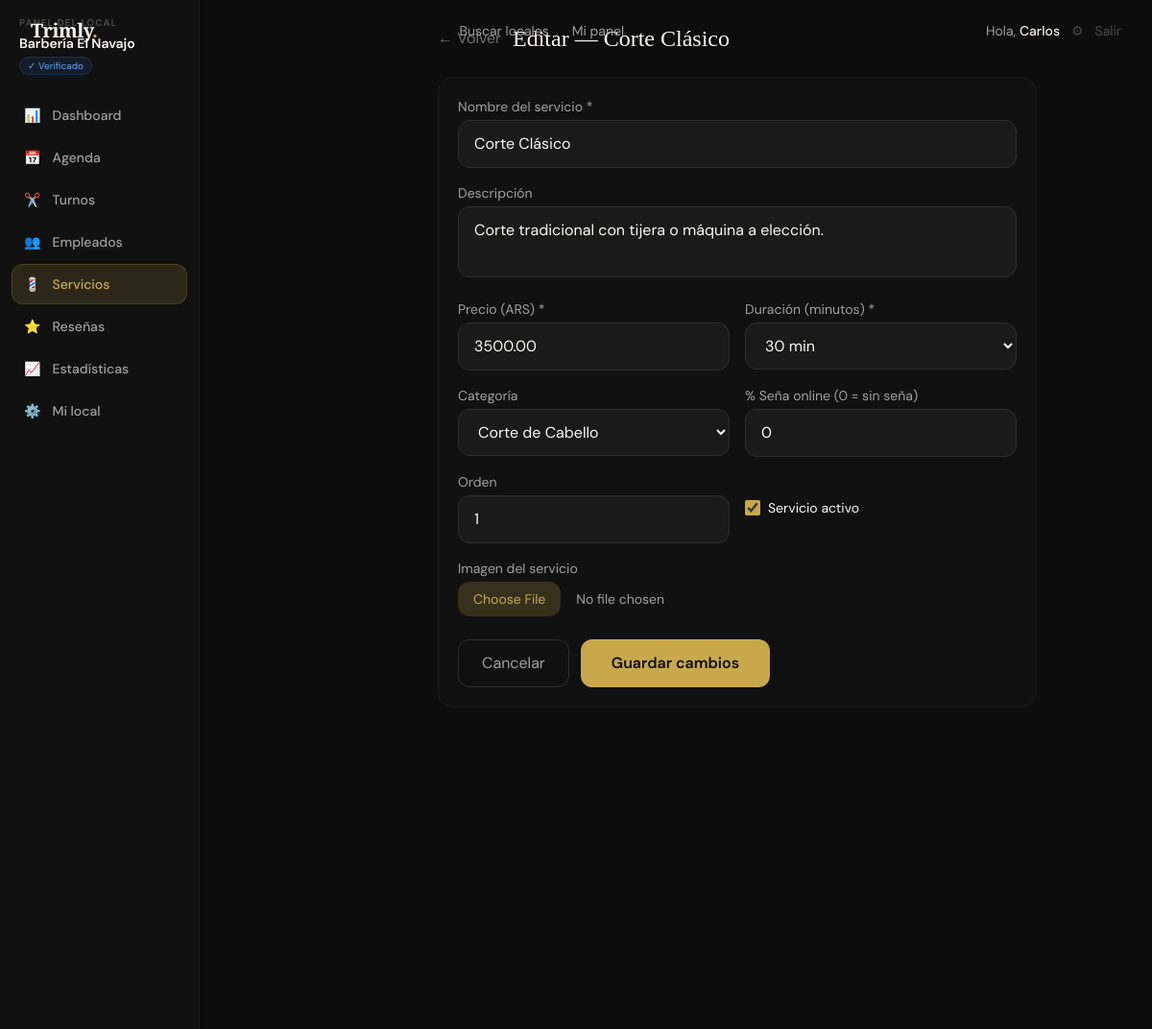
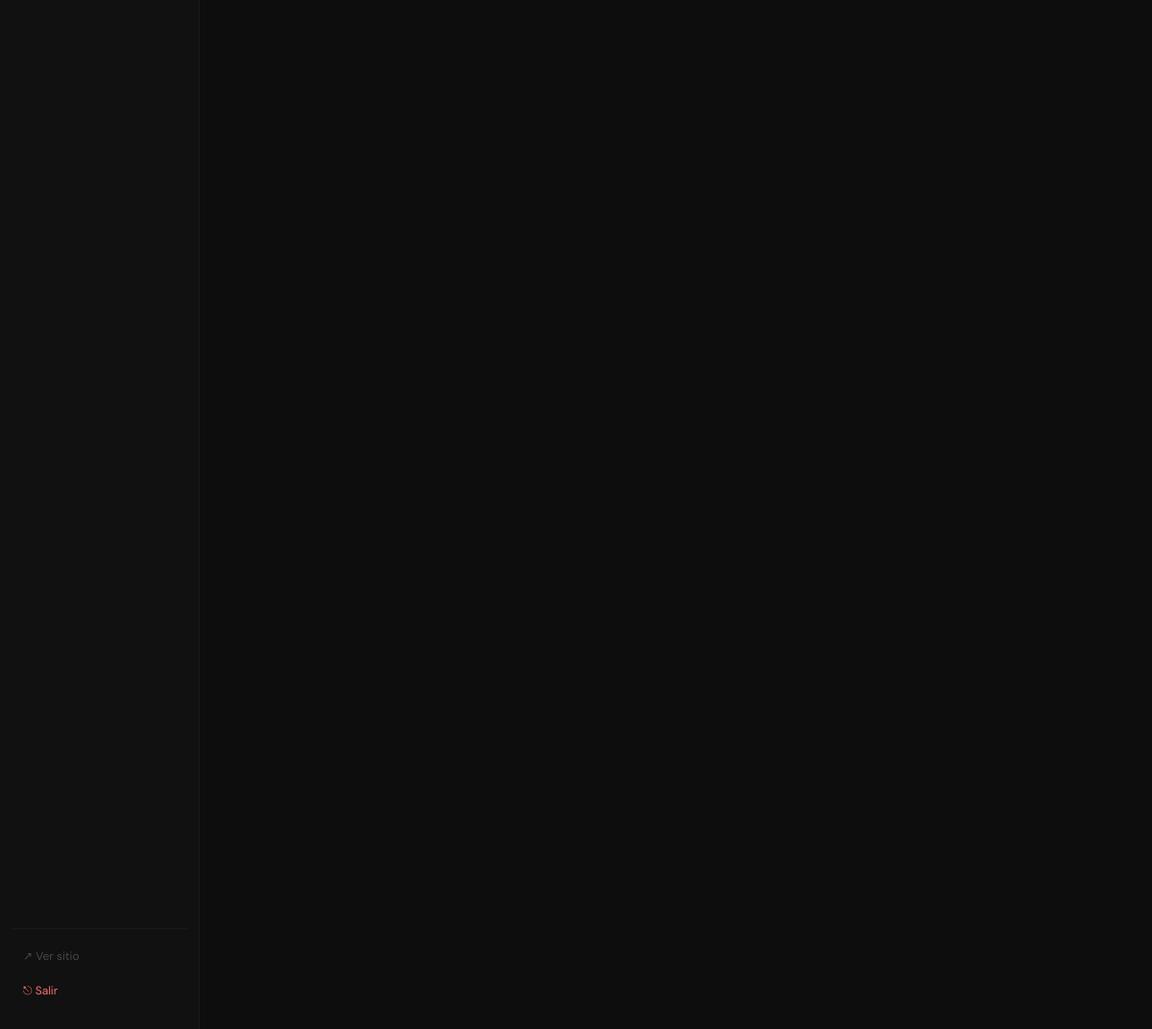
The app's page /panel/servicios/1 (signed in) with its own data (2 pictures, top to bottom).
### tables this page shows
CREATE TABLE `shops` (
  `id` int UNSIGNED NOT NULL,
  `owner_id` int UNSIGNED NOT NULL,
  `name` varchar(120) NOT NULL,
  `slug` varchar(130) NOT NULL,
  `type` enum('barbershop','salon','mixed','nails','spa','tattoo','makeup','other') NOT NULL DEFAULT 'barbershop',
  `target_audience` enum('men','women','unisex') NOT NULL DEFAULT 'unisex',
  `description` text,
  `specialties` varchar(500) DEFAULT NULL,
  `amenities` varchar(500) DEFAULT NULL,
  `phone` varchar(30) DEFAULT NULL,
  `email` varchar(150) DEFAULT NULL,
  `website` varchar(255) DEFAULT NULL,
  `instagram` varchar(100) DEFAULT NULL,
  `facebook` varchar(100) DEFAULT NULL,
  `whatsapp` varchar(30) DEFAULT NULL,
  `logo` varchar(255) DEFAULT NULL,
  `cover_image` varchar(255) DEFAULT NULL,
  `address` varchar(255) DEFAULT NULL,
  `city` varchar(100) DEFAULT NULL,
  `province` varchar(100) DEFAULT NULL,
  `country` varchar(80) NOT NULL DEFAULT 'Argentina',
  `postal_code` varchar(20) DEFAULT NULL,
  `latitude` decimal(10,7) DEFAULT NULL,
  `longitude` decimal(10,7) DEFAULT NULL,
  `currency` char(3) NOT NULL DEFAULT 'ARS',
  `rating_avg` decimal(3,2) NOT NULL DEFAULT '0.00',
  `rating_count` int UNSIGNED NOT NULL DEFAULT '0',
  `status` enum('pending','active','suspended','closed') NOT NULL DEFAULT 'pending',
  `plan` enum('free','pro','premium') NOT NULL DEFAULT 'free',
  `plan_expires` date DEFAULT NULL,
  `verified` tinyint(1) NOT NULL DEFAULT '0',
  `featured` tinyint(1) NOT NULL DEFAULT '0',
  `views_count` int UNSIGNED NOT NULL DEFAULT '0',
  `is_shadowbanned` tinyint(1) NOT NULL DEFAULT '0',
  `suspension_reason` varchar(500) DEFAULT NULL,
  `suspension_until` datetime DEFAULT NULL,
  `ban_reason` varchar(500) DEFAULT NULL,
  `created_at` datetime NOT NULL DEFAULT CURRENT_TIMESTAMP,
  `updated_at` datetime NOT NULL DEFAULT CURRENT_TIMESTAMP ON UPDATE CURRENT_TIMESTAMP
);

CREATE TABLE `services` (
  `id` int UNSIGNED NOT NULL,
  `shop_id` int UNSIGNED NOT NULL,
  `category_id` int UNSIGNED DEFAULT NULL,
  `name` varchar(120) NOT NULL,
  `description` text,
  `duration_min` smallint UNSIGNED NOT NULL DEFAULT '30',
  `price` decimal(10,2) NOT NULL DEFAULT '0.00',
  `deposit_pct` tinyint UNSIGNED NOT NULL DEFAULT '0',
  `image` varchar(255) DEFAULT NULL,
  `is_active` tinyint(1) NOT NULL DEFAULT '1',
  `sort_order` tinyint NOT NULL DEFAULT '0',
  `created_at` datetime NOT NULL DEFAULT CURRENT_TIMESTAMP,
  `updated_at` datetime NOT NULL DEFAULT CURRENT_TIMESTAMP ON UPDATE CURRENT_TIMESTAMP
);

CREATE TABLE `service_categories` (
  `id` int UNSIGNED NOT NULL,
  `shop_id` int UNSIGNED NOT NULL,
  `name` varchar(80) NOT NULL,
  `sort_order` tinyint NOT NULL DEFAULT '0'
);

### app/Views/shop_dash/services/form.php (the view, shortened to what the rows shown need)
<?php
$isEdit = !empty($service['id']);
$errors = $_SESSION['form_errors'] ?? [];
$old    = $_SESSION['form_old']    ?? [];
$action = $isEdit ? "/panel/servicios/{$service['id']}" : '/panel/servicios/nuevo';
?>
<div class="flex">
  <?php include __DIR__ . '/../partials/sidebar.php'; ?>
  <div class="ml-56 flex-1 p-6 min-h-screen bg-ink-900 max-w-2xl">
    <div class="flex items-center gap-3 mb-6">
      <a href="<?= path('/panel/servicios') ?>" class="text-ink-400 hover:text-gold">← Volver</a>
      <h1 class="font-display text-2xl text-cream-light"><?= $isEdit ? 'Editar — '.e($service['name']) : 'Nuevo servicio' ?></h1>
    </div>
    <form method="POST" action="<?= $action ?>" enctype="multipart/form-data">
      <div class="bg-ink-800 border border-ink-700 rounded-2xl p-5 space-y-4">
        <div class="grid sm:grid-cols-2 gap-4">
          <div class="sm:col-span-2">
            <label class="block text-sm text-ink-300 mb-1">Nombre del servicio *</label>
            <input type="text" name="name" required value="<?= e($old['name'] ?? $service['name'] ?? '') ?>"
                   class="input-gold w-full bg-ink-700 border <?= isset($errors['name']) ? 'border-red-500' : 'border-ink-600' ?> rounded-xl px-4 py-3 text-cream-light">
          </div>
          <div class="sm:col-span-2">
            <label class="block text-sm text-ink-300 mb-1">Descripción</label>
            <textarea name="description" rows="2"
                      class="input-gold w-full bg-ink-700 border border-ink-600 rounded-xl px-4 py-3 text-cream-light resize-none"><?= e($old['description'] ?? $service['description'] ?? '') ?></textarea>
          </div>
          <div>
            <label class="block text-sm text-ink-300 mb-1">Precio (ARS) *</label>
            <input type="number" name="price" min="0" step="50" required
                   value="<?= e($old['price'] ?? $service['price'] ?? '') ?>"
                   class="input-gold w-full bg-ink-700 border <?= isset($errors['price']) ? 'border-red-500' : 'border-ink-600' ?> rounded-xl px-4 py-3 text-cream-light">
          </div>
          <div>
            <label class="block text-sm text-ink-300 mb-1">Categoría</label>
            <select name="category_id" id="catSelect"
                    class="input-gold w-full bg-ink-700 border border-ink-600 rounded-xl px-4 py-3 text-cream-light"
                    onchange="toggleNewCat(this)">
              <?php foreach ($categories as $cat): ?>
              <option value="<?= $cat['id'] ?>" <?= ($service['category_id'] ?? 0) == $cat['id'] ? 'selected' : '' ?>><?= e($cat['name']) ?></option>
              <?php endforeach; ?>
            </select>
          </div>
          <div>
            <label class="block text-sm text-ink-300 mb-1">% Seña online (0 = sin seña)</label>
            <input type="number" name="deposit_pct" min="0" max="100"
                   value="<?= e($old['deposit_pct'] ?? $service['deposit_pct'] ?? 0) ?>"
                   class="input-gold w-full bg-ink-700 border border-ink-600 rounded-xl px-4 py-3 text-cream-light">
          </div>
          <div>
            <label class="block text-sm text-ink-300 mb-1">Orden</label>
            <input type="number" name="sort_order" min="0"
                   value="<?= e($old['sort_order'] ?? $service['sort_order'] ?? 0) ?>"
                   class="input-gold w-full bg-ink-700 border border-ink-600 rounded-xl px-4 py-3 text-cream-light">
          </div>
          <?php if ($isEdit): ?>
          <div class="flex items-center gap-3">
            <label class="flex items-center gap-2 cursor-pointer">
              <input type="checkbox" name="is_active" value="1"
                     <?= ($service['is_active'] ?? 1) ? 'checked' : '' ?>
                     class="w-4 h-4 accent-gold">
              <span class="text-sm text-cream-light">Servicio activo</span>
            </label>
          </div>
          <?php endif; ?>
        </div>
      </div>
    </form>
  </div>
</div>

### app/Views/shop_dash/partials/sidebar.php (shortened to what the rows shown need)
<aside class="hidden lg:flex flex-col w-52 shrink-0 bg-ink-800 border-r border-ink-700 min-h-screen pt-4 pb-6 px-3">
  <?php if(!empty($shop)): ?>
  <div class="mb-5 px-2">
    <p class="text-[10px] font-bold uppercase tracking-widest text-ink-500 mb-1">Panel del local</p>
    <p class="text-sm font-semibold text-cream-light truncate"><?= e($shop['name']) ?></p>
    <?php if($shop['status']!=='active'): ?><span class="text-[10px] bg-amber-500/10 text-amber-400 border border-amber-500/20 px-2 py-0.5 rounded-full"><?= ucfirst($shop['status']) ?></span>
    <?php elseif(!empty($shop['verified'])): ?><span class="text-[10px] bg-blue-500/10 text-blue-400 border border-blue-500/20 px-2 py-0.5 rounded-full">✓ Verificado</span><?php endif; ?>
  </div>
  <?php endif; ?>
</aside>

### records on screen
shops: name "Barbería El Navajo"
services: name "Corte Clásico", description "Corte tradicional con tijera o máquina a elección.", price "3500.00", category_id "Corte de Cabello", deposit_pct "0", sort_order "1", is_active "☑"

### other values on screen
explode(' ',$user['name'])[0] "Carlos"
$item['icon'] "📊"
$item['label'] "Dashboard"
$item['icon'] "📅"
$item['label'] "Agenda"
$item['icon'] "✂️"
$item['label'] "Turnos"
$item['icon'] "👥"
$item['label'] "Empleados"
$item['icon'] "💈"
$item['label'] "Servicios"
$item['icon'] "⭐"
$item['label'] "Reseñas"
$item['icon'] "📈"
$item['label'] "Estadísticas"
